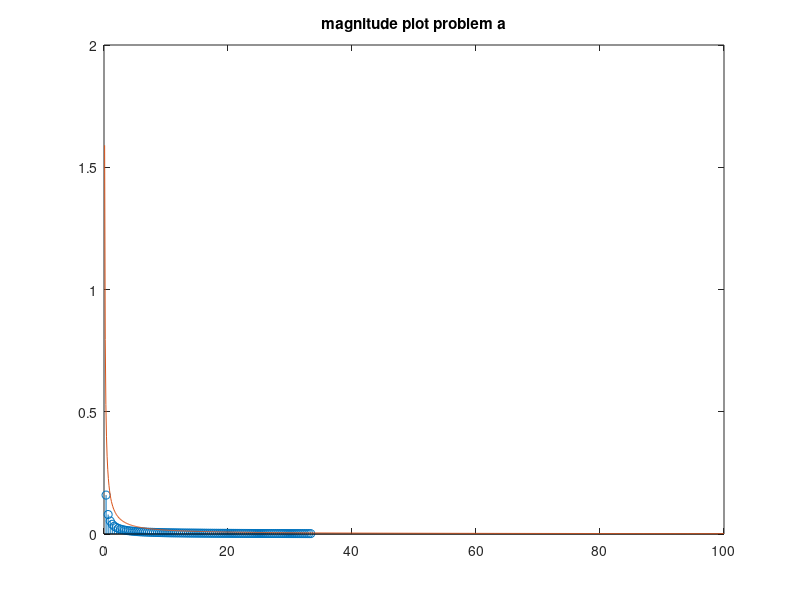

Reproduce this figure in MATLAB.

clear;
clc;
clf;
%(a)
t = linspace(0,20,1e5);
xsum = zeros(size(t));
w = (pi/2);
mag = zeros(1,100);
num = zeros(1,100);
phase = zeros(1,100);
for n = 1:100
   xsum = xsum + (1 / (n*pi)) * ( 3*sin((n*pi)/2) - sin((n*pi*3)/2) ) * cos((n*w*t));
   x = (1/3).*(1/(-j.*n.*(2.*pi/3))).*(exp(-j.*n.*(2.*pi/3))).*exp(-j.*n.*(2.*pi/3).*t);
   mag(n) = max(x);
   num(n) = n;
   phase(n) = 0;
end


  F = linspace(0,100,1e3);
  f = num.*(1/3);
 stem(f,abs(mag))
hold on;
 title('magnitude plot problem a');

 plot(F,abs(-1./(j.*2.*pi.*F)));
